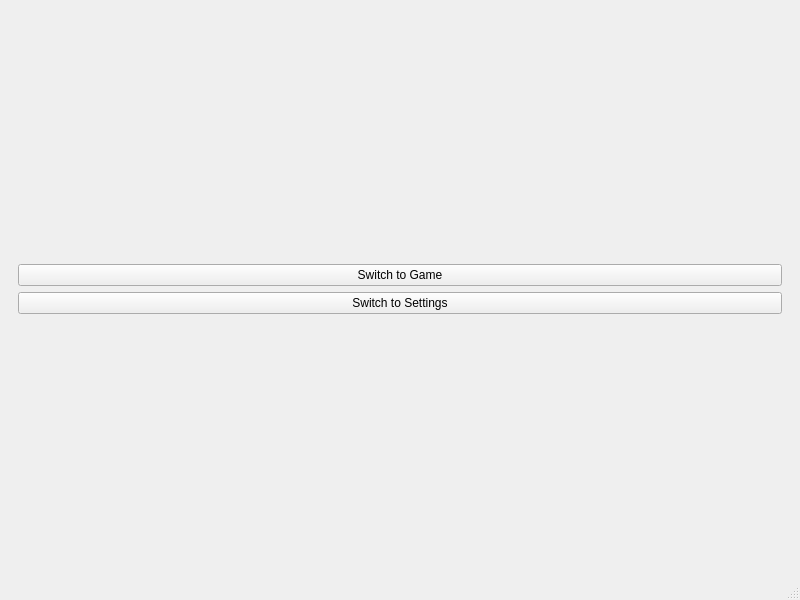
<?xml version="1.0" encoding="UTF-8"?>
<ui version="4.0">
 <class>MainScreen</class>
 <widget class="QMainWindow" name="MainScreen">
  <property name="geometry">
   <rect>
    <x>0</x>
    <y>0</y>
    <width>800</width>
    <height>600</height>
   </rect>
  </property>
  <property name="windowTitle">
   <string>MainScreen</string>
  </property>
  <widget class="QWidget" name="centralwidget">
   <layout class="QGridLayout" name="gridLayout_2">
    <item row="0" column="1">
     <layout class="QGridLayout" name="gridLayout">
      <item row="0" column="0">
       <widget class="QStackedWidget" name="stackedWidget">
        <widget class="QWidget" name="page">
         <layout class="QGridLayout" name="gridLayout_4">
          <item row="0" column="0">
           <layout class="QGridLayout" name="gridLayout_3">
            <item row="0" column="0">
             <widget class="QPushButton" name="pushButton">
              <property name="text">
               <string>Switch to Game</string>
              </property>
             </widget>
            </item>
            <item row="1" column="0">
             <widget class="QPushButton" name="pushButton_2">
              <property name="text">
               <string>Switch to Settings</string>
              </property>
             </widget>
            </item>
           </layout>
          </item>
         </layout>
        </widget>
        <widget class="QWidget" name="page_2"/>
       </widget>
      </item>
     </layout>
    </item>
   </layout>
  </widget>
  <widget class="QMenuBar" name="menubar">
   <property name="geometry">
    <rect>
     <x>0</x>
     <y>0</y>
     <width>800</width>
     <height>20</height>
    </rect>
   </property>
  </widget>
  <widget class="QStatusBar" name="statusbar"/>
 </widget>
 <resources/>
 <connections/>
</ui>
